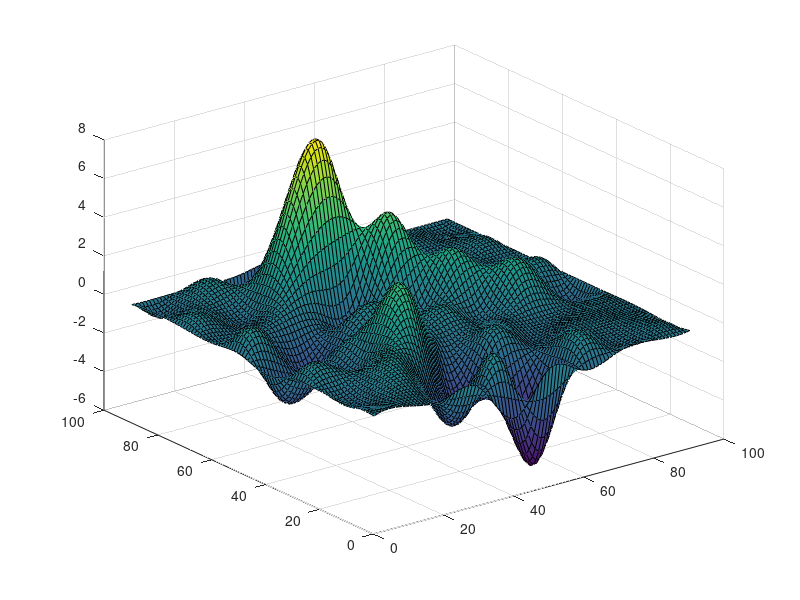

This figure's MATLAB source:
% [绘图]地形地貌图形的绘制
% 详见MATLAB在数学建模中的应用1.4.1地形地貌图形的绘制
[x,y]=meshgrid(1:10);
h=[0,0.02,-0.12,0,-2.09,0,-0.58,-0.08,0,0;...
    0.02,0,0,-2.38,0,-4.96,0,0,0,-0.1;...
    0,0.10,1.00,0,-3.04,0,-0.53,0,0.10,0;...
    0,0,0,3.52,0,0,0,0,0,0;...
    -0.43,-1.98,0,0,0,0.77,0,2.17,0,0;...
    0,0,-2.29,0,0.69,0,2.59,0,0.30,0;...
    -0.09,-0.31,0,0,0,4.27,0,0,0,-0.01;...
    0,0,0,5.13,7.40,0,1.89,0,0.04,0;...
    0.1,0,0.58,0,0,1.75,0,-0.11,0,0;...
    0,-0.01,0,0,0.3,0,0,0,0,0.01];
[xi,yi]=meshgrid(1:0.1:10);
hi=interp2(x,y,h,xi,yi,'spline');
surf(hi);
% xlable('x'),ylable('y'),zlable('h');
